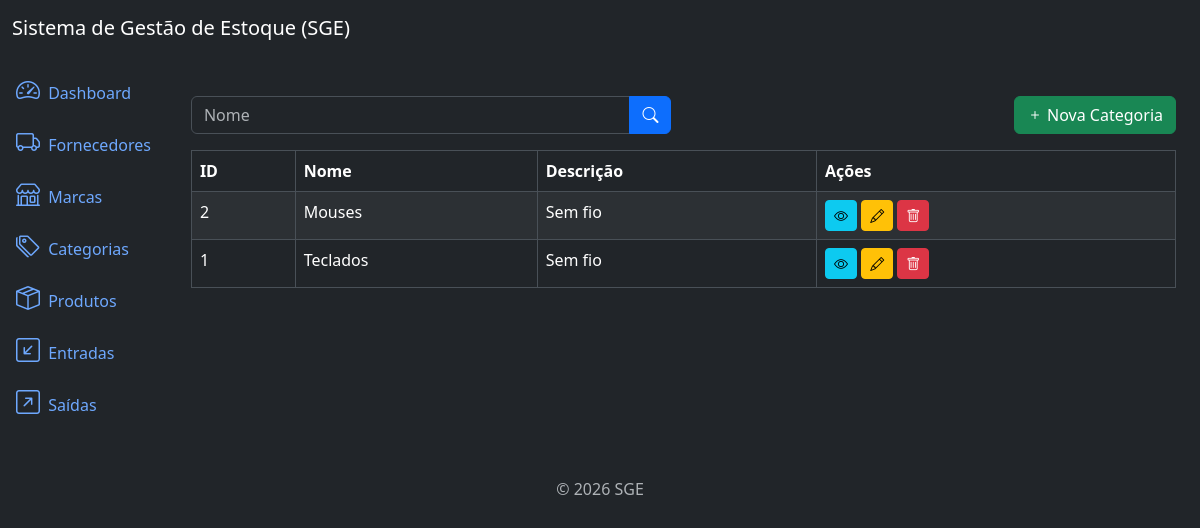
Page /categories/list/ on the earlier database version.
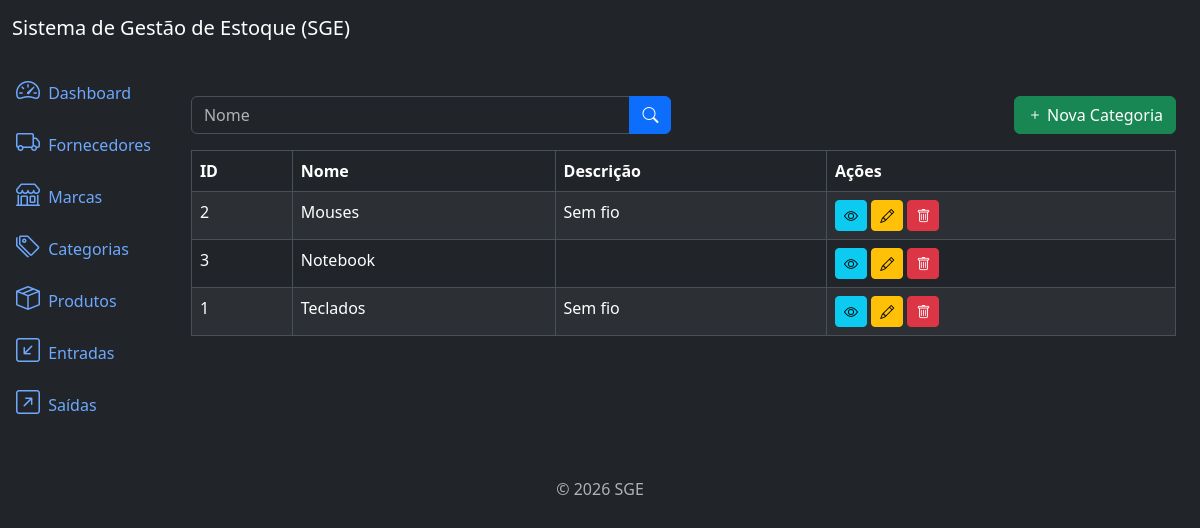
Same page on the later database version.
### categories/models.py (models this page shows, shortened)
class Category(models.Model):
    name = models.CharField(max_length= 500)
    description = models.TextField(null= True, blank= True)
    created_at = models.DateTimeField(auto_now_add= True)
    updated_at = models.DateTimeField(auto_now= True)
    class Meta:
        ordering = ["name"]

### categories/views.py (the view)
# urls.py: path("categories/list/", views.CategoryListView.as_view(), name = "category_list"),
class CategoryListView(ListView):
    model = models.Category
    template_name = "category_list.html"
    context_object_name = "categories"
    paginate_by = 10
    def get_queryset(self):
        queryset =  super().get_queryset()
        name = self.request.GET.get("name")
        if name:
            queryset = queryset.filter(name__icontains= name)
        return queryset

### categories/templates/category_list.html (shortened to what this page needs)
{% extends 'base.html' %}
{% block content %}
<div class="row mb-3">
    <div class="col-md-6">
        <form method="get" action="{% url 'category_list' %}">
            <div class="input-group">
                <input type="text" class="form-control" name="name" placeholder="Nome" value="{{ request.GET.name }}">
                <button type="submit" class="btn btn-primary">
                    <i class="bi bi-search"></i>
                </button>
            </div>
        </form>
    </div>
    <div class="col-md-6">
        <a href="{% url 'category_create' %}" class="btn btn-success float-end">
            <i class="bi bi-plus"></i> Nova Categoria
        </a>
    </div>
</div>
<div class="table-responsive">
    <table class="table table-striped table-bordered">
        <thead class="thead-dark">
            <tr>
                <th>ID</th>
                <th>Nome</th>
                <th>Descrição</th>
                <th>Ações</th>
            </tr>
        </thead>
        <tbody>
            {% for category in categories %}
            <tr>
                <td>{{ category.id }}</td>
                <td>{{ category.name }}</td>
                <td>{{ category.description}}</td>
                <td>
                    <a href="{% url 'category_detail' category.id %}" class="btn btn-info btn-sm">
                        <i class="bi bi-eye"></i>
                    </a>
                    <a href="{% url 'category_update' category.id%}" class="btn btn-warning btn-sm">
                        <i class="bi bi-pencil"></i>
                    </a>
                    <a href="{% url 'category_delete' category.id%}" class="btn btn-danger btn-sm">
                        <i class="bi bi-trash"></i>
                    </a>
                </td>
            </tr>
            {% endfor %}
        </tbody>
    </table>
</div>
{% endblock %}

Differences in the rows shown:
added Category: id "3", name "Notebook"
